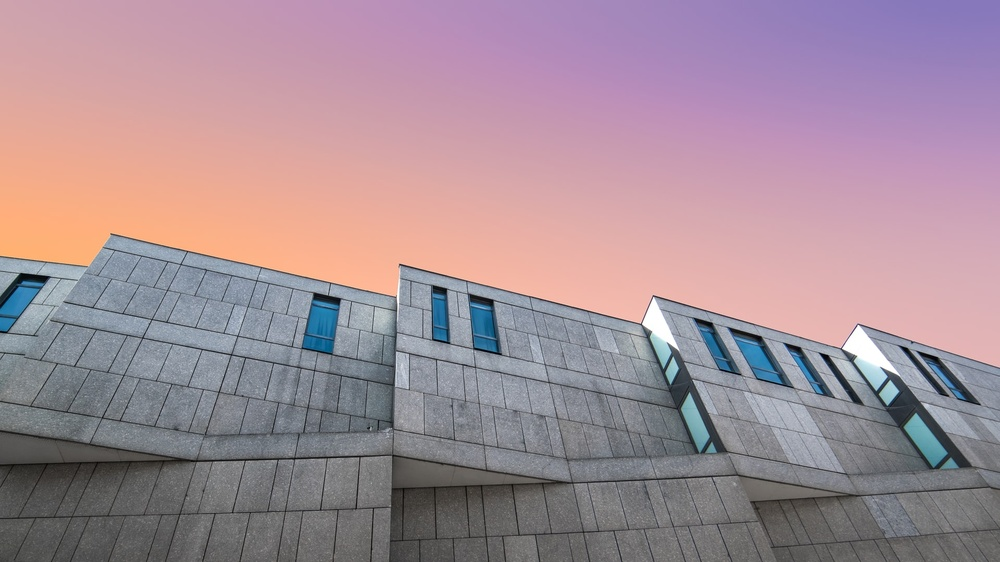
//> input picture 1080p.jpg, 1000 x 562 px, shrunk from 1920 x 1080 before the run
$ ./taller1 1080p.jpg out.png   (built with g++ and OpenCV 4)
//> lines starting //> are read from the running program, lines starting //| are printed output that depends on the picture
//> further down, imgOrig is the input picture: 562 rows x 1000 cols, CV_8UC3; mean B, G, R 151.1, 141.2, 163.4
#include <iostream>
#include <cmath>
#include <fstream>
#include <sys/time.h>
#include <opencv2/imgproc/imgproc.hpp>
#include <opencv2/highgui/highgui.hpp>
#include <opencv2/imgcodecs.hpp>

using namespace std;
using namespace cv;
using std::ofstream;

//Se encarga de realiza el algoritmo de sobel a la imagen
void noBorderProcessing(Mat imgGray, Mat imgSobel, float **Kernel, float **Kernel2)
{
    float sum;
    float sum2;
    float fsum;
    //Se recorre la imagen completa exclugendo los pixeles borde para que la
    //operacion de convolucion siguiente puede hacerse sin padding
    for (int y = 1; y < imgGray.rows - 1; y++)
    {
        for (int x = 1; x < imgGray.cols - 1; x++)
        {
            //Se debe realizar la operacion por cada uno de los colores RGB que se encuentran en cada pixel
            for (int f = 0; f < 3; f++)
            {
                sum = 0.0;
                sum2 = 0.0;
                fsum = 0.0;
                //Se establece con estos dos fors la operacion de convolucion entre la matriz de la imagen y los kernels
                for (int k = -1; k <= 1; k++)
                {
                    for (int j = -1; j <= 1; j++)
                    {
                        sum = sum + Kernel[j + 1][k + 1] * imgGray.at<Vec3b>(y - j, x - k)[f];
                        sum2 = sum2 + Kernel2[j + 1][k + 1] * imgGray.at<Vec3b>(y - j, x - k)[f];
                    }
                }
                //Segun dicta el algoritmo se aplica la siguiente operacion
                fsum = ceil(sqrt((sum * sum) + (sum2 * sum2)));
                //el valor resultante se substituye en el pixel correspondiente de la imagen objetivo
                imgSobel.at<Vec3b>(y, x)[f] = fsum;
            }
        }
    }
}

//Se encarga de recibida dos imagenes de mismo tamaño, sobrescribir una como
//la version en escala de grises de la otra
void greyscaleProcessing(Mat imgOrig, Mat imgGray)
{
    float gray = 0.0;
    //Se recorre toda la imagen original
    for (int y = 0; y < imgOrig.rows; y++)
    {
        for (int x = 0; x < imgOrig.cols; x++)
        {
            //por cada posicion se realiza la siguiente operacion de pesos
            gray = imgOrig.at<Vec3b>(y, x)[0] * 0.114 + imgOrig.at<Vec3b>(y, x)[1] * 0.587 + imgOrig.at<Vec3b>(y, x)[2] * 0.299;
            //El resultado se aplica a cada seccion RGB del pixel, para que se obtenga un gris acorde en ese punto
            imgGray.at<Vec3b>(y, x)[0] = gray;
            imgGray.at<Vec3b>(y, x)[1] = gray;
            imgGray.at<Vec3b>(y, x)[2] = gray;
        }
    }
//> this loop made 562 passes
//> gray on passes 1 to 3: 132.1, 132.1, 132.1
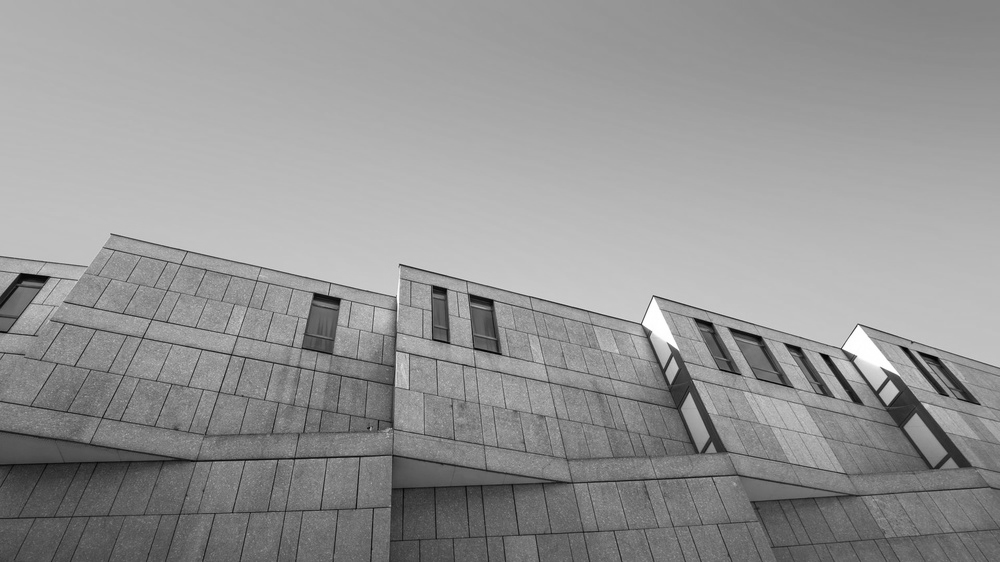
//> imgGray: 562 rows x 1000 cols, CV_8UC3; min 0, max 255, mean 148.5
//> after the loop, gray = 105.1
}

int main(int argc, char *argv[])
{
    //Definimos el conjunto de variables que utilizaremos para manejar las imagenes
    //Esto gracias al tipo de dato Mat que permite manejar la imagen como un objeto con atributos
    Mat imgOrig, imgSobel, imgGray;

    //Establecemos las variables de tiempo para las mediciones respectivas
    struct timeval tval_before, tval_after, tval_result;
    gettimeofday(&tval_before, NULL);

    //Se carga la imagen original como una imagen a color
    imgOrig = imread(argv[1], IMREAD_COLOR);

    //Se verifica que se cargo correctamente
    if (!imgOrig.data)
    {
        return -1;
    }

    //Se hace una copia de la imagen original para luego pasarla a escala de grises
    imgGray = imgOrig.clone();

    //Se hace llamado al metodo encargado de pasar la imagen original a escala de grises
    //como paso fundamental antes de aplicar sobel
    greyscaleProcessing(imgOrig, imgGray);

    //nombre de la imagen en escala de grises
    string string1(argv[1]);
//> string1 = "1080p.jpg"
    string1 = string1.substr(0, string1.size() - 4);
//> string1 = "1080p"
    string1 += "grayscale.png";
//> string1 = "1080pgrayscale.png"

    //Se guarda la imagen en escala de grises
    imwrite(string1, imgGray);

    //Se definen los kernels para la operacion de sobel
    //uno que identifique los bordes verticales y uno para bordes horizontales
    float **Kernel;
    float **Kernel2;
    Kernel = (float **)malloc(3 * sizeof(float *));
    Kernel2 = (float **)malloc(3 * sizeof(float *));
    for (int i = 0; i < 3; i++)
    {
        Kernel[i] = (float *)malloc(3 * sizeof(float));
        Kernel2[i] = (float *)malloc(3 * sizeof(float));
    }

    Kernel[0][0] = -1;
    Kernel[0][1] = 0;
    Kernel[0][2] = 1;
    Kernel[1][0] = -2;
    Kernel[1][1] = 0;
    Kernel[1][2] = 2;
    Kernel[2][0] = -1;
    Kernel[2][1] = 0;
    Kernel[2][2] = 1;

    Kernel2[0][0] = -1;
    Kernel2[0][1] = -2;
    Kernel2[0][2] = -1;
    Kernel2[1][0] = 0;
    Kernel2[1][1] = 0;
    Kernel2[1][2] = 0;
    Kernel2[2][0] = 1;
    Kernel2[2][1] = 2;
    Kernel2[2][2] = 1;

    //Se vuelve a hacer una copia, en este caso, para tener una imagen donde registrar el sobel
    //utilizar la misma variable ocacionaria errores en el procedimiento de sobel
    imgSobel = imgGray.clone();

    //Se llama a la funcion que realiza el procedimiento para hallar sobel
    noBorderProcessing(imgGray, imgSobel, Kernel, Kernel2);
//> the loop in noBorderProcessing, `for (int y = 1; y < imgGray.rows - 1; y++)` made 560 passes
//> (sum2, fsum) on passes 1 to 3: (0, 0), (0, 0), (0, 0)
//> after the loop in noBorderProcessing, `for (int y = 1; y < imgGray.rows - 1; y++)`:
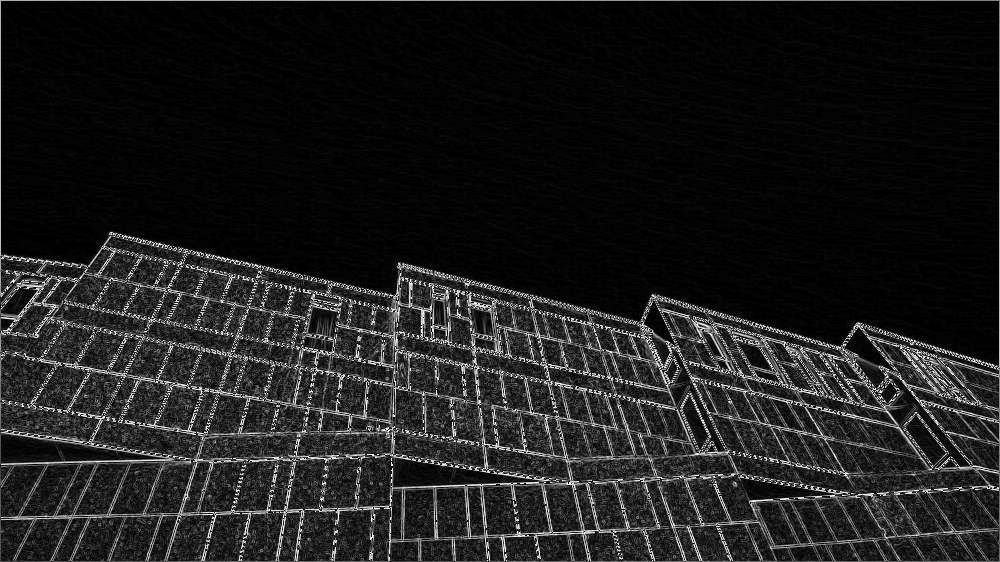
//> imgSobel: 562 rows x 1000 cols, CV_8UC3; min 0, max 255, mean 29.5
//> after the loop in noBorderProcessing, `for (int y = 1; y < imgGray.rows - 1; y++)`: sum = -15; sum2 = 7; fsum = 17

    for (int i = 0; i < 3; i++){
        free(Kernel[i]);
        free(Kernel2[i]);
    }
    free(Kernel);
    free(Kernel2);

    //Se guarda la imagen correspondiente a sobel
    imwrite(argv[2], imgSobel);

    //Se finaliza el registro del tiempo
    gettimeofday(&tval_after, NULL);
    timersub(&tval_after, &tval_before, &tval_result);

    //escritura de los tiempos en el txt
    ofstream myfile;
    myfile.open("tiempos.txt", std::ios_base::app);
    myfile << "Imagen: " << argv[1] << " - ";
    myfile << "Tiempo: " << tval_result.tv_sec << "." << tval_result.tv_usec << " s\n";
    myfile.close();

    //mostrar las imagenes de entrada y salida
    namedWindow("final");
    imshow("final", imgSobel);

    namedWindow("initial");
    imshow("initial", imgOrig);

    waitKey();

    return 0;
}

$ run again, on 4k.jpg
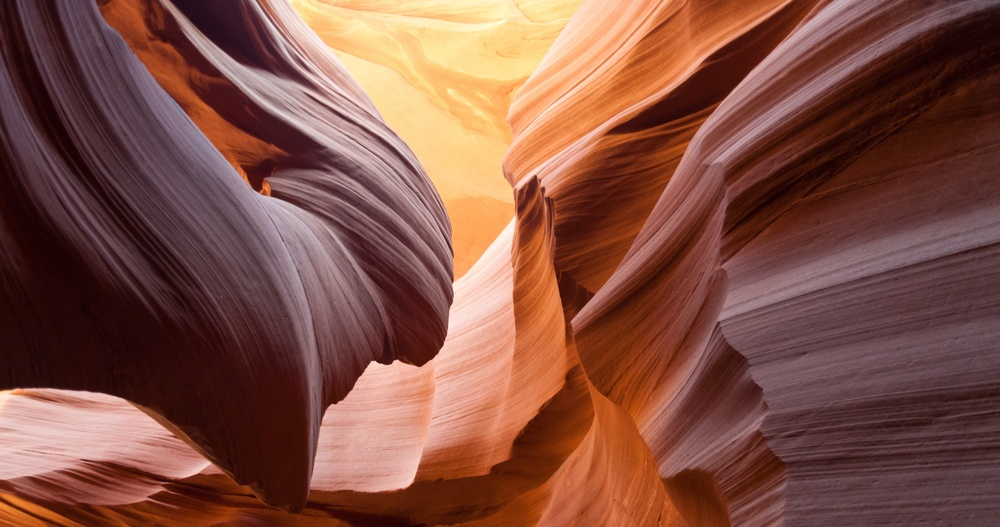
//> input picture 4k.jpg, 1000 x 527 px, shrunk from 4096 x 2160 before the run
//> imgOrig is the input picture: 527 rows x 1000 cols, CV_8UC3; mean B, G, R 67.3, 80.2, 129
//> the loop in greyscaleProcessing, `for (int y = 0; y < imgOrig.rows; y++)` made 527 passes
//> gray on passes 1 to 3: 85.08, 78.08, 79.08
//> after the loop in greyscaleProcessing, `for (int y = 0; y < imgOrig.rows; y++)`:
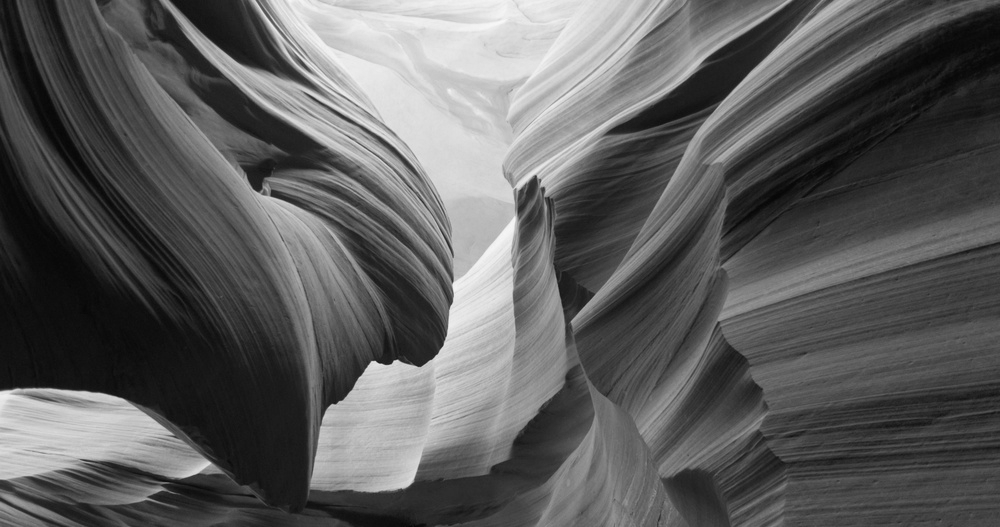
//> imgGray: 527 rows x 1000 cols, CV_8UC3; min 6, max 248, mean 92.8
//> after the loop in greyscaleProcessing, `for (int y = 0; y < imgOrig.rows; y++)`: gray = 74.56
//> `string string1(argv[1]);`: string1 = "4k.jpg"
//> `string1 = string1.substr(0, string1.size() - 4);`: string1 = "4k"
//> `string1 += "grayscale.png";`: string1 = "4kgrayscale.png"
//> the loop in noBorderProcessing, `for (int y = 1; y < imgGray.rows - 1; y++)` made 525 passes
//> (sum, sum2, fsum) on passes 1 to 3: (46, 32, 57), (30, 80, 86), (21, 133, 135)
//> after the loop in noBorderProcessing, `for (int y = 1; y < imgGray.rows - 1; y++)`:
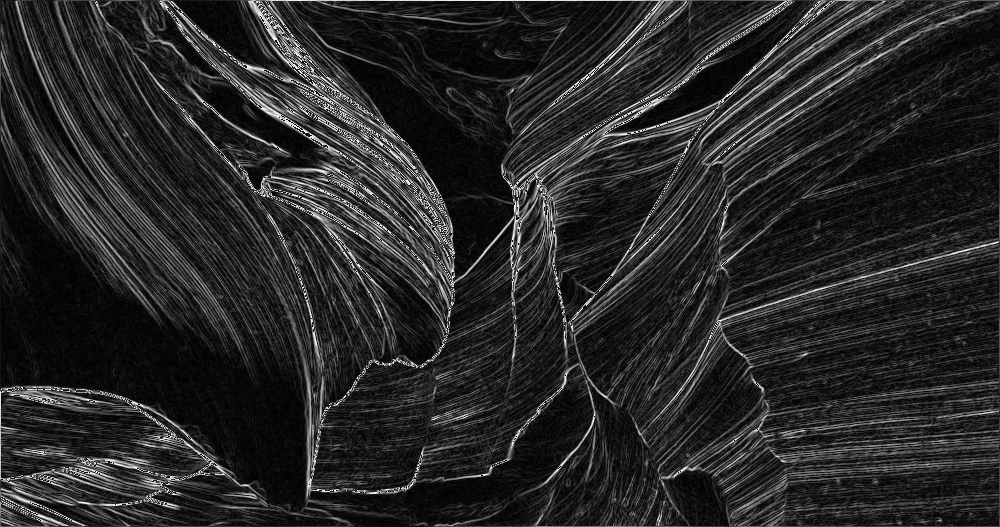
//> imgSobel: 527 rows x 1000 cols, CV_8UC3; min 0, max 255, mean 39.7
//> after the loop in noBorderProcessing, `for (int y = 1; y < imgGray.rows - 1; y++)`: sum = -10; sum2 = -4; fsum = 11
